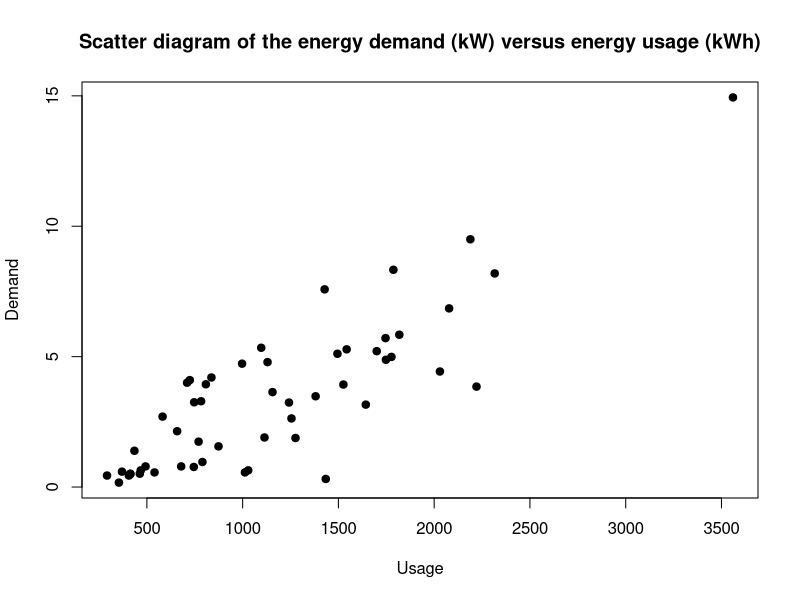
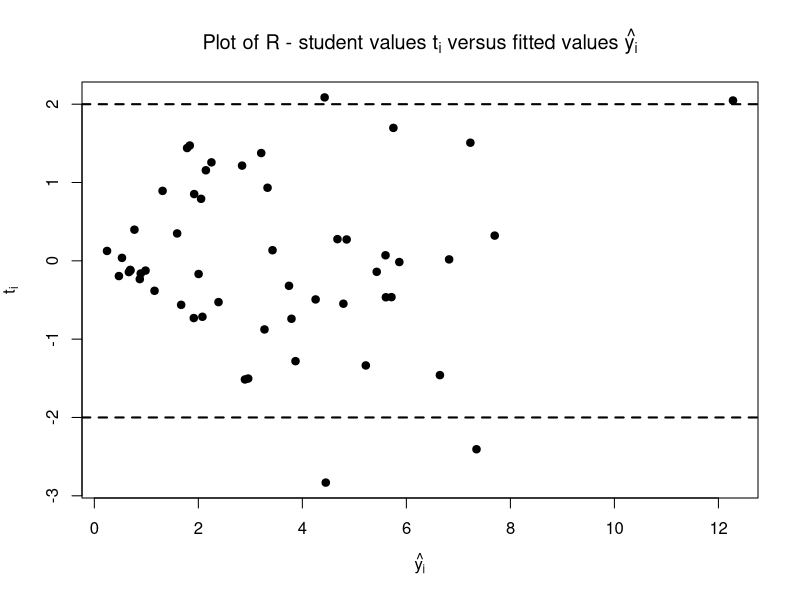
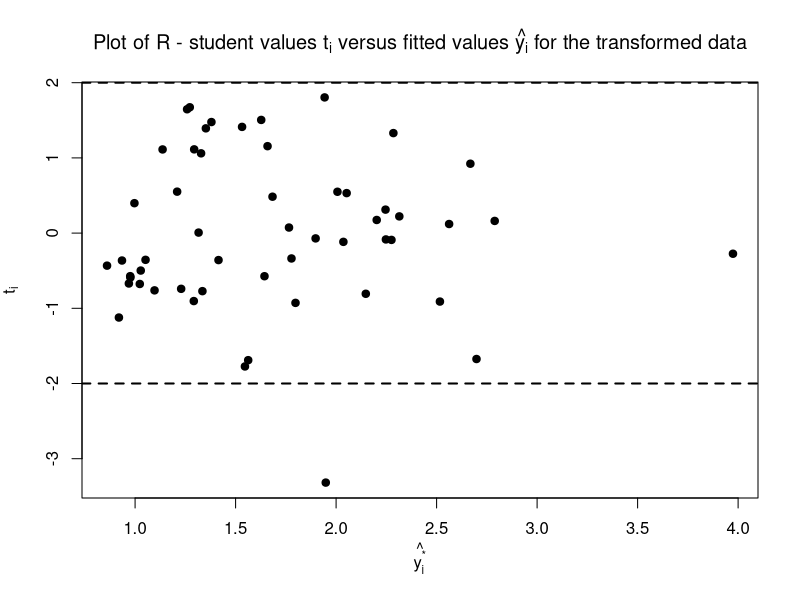
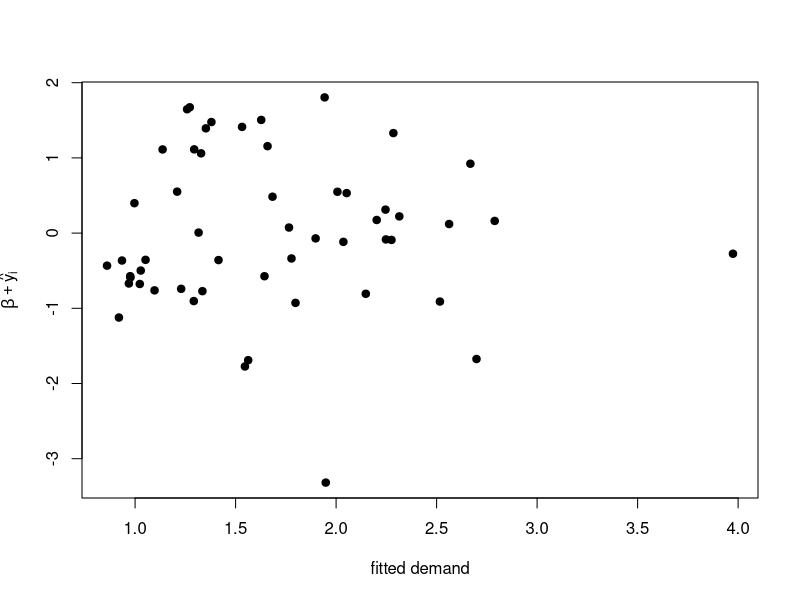

These figures' R source, in order:
#### Applied Linear Regression ####
### Introduction to Linear Regression Analysis ####

library(magrittr)
library(MASS)

### ch5 Transformations and Weighting to Correct Model Inadequacies ####

## Example 5.1 The Electric Utility Data ####

setwd("C:/Users/zuoch/OneDrive/Desktop/Applied Regression Analysis")

electric <- read.table("electric.txt", header = TRUE, row.names = "Customer",
                       col.names = c("Customer", "Usage", "Demand"))

md1 <- lm(Demand ~ Usage, data = electric) 
summary(md1)

# table 5.3
anova(md1)

# Figure 5.1 ####

with(electric, plot(Usage, Demand, 
                    main = "Scatter diagram of the energy demand (kW) versus energy usage (kWh)",
                    pch = 19))

# square root transformation ####
electric$Demand_root <- (electric$Demand)^0.5

md2 <- lm(Demand_root ~ Usage, data = electric)
summary(md2)
anova(md2)

MASS::studres(md1)

# Figure 5.2 ####
plot(md1$fitted.values, rstudent(md1), pch = 19, 
     xlab = expression(hat(y[i])), ylab = expression(t[i]),
     main = expression(paste("Plot of R - student values ",t[i]," versus fitted values ",hat(y[i]))))
abline(h = c(-2,2), lwd = 2, lty = 2)

# Figure 5.3 ####
plot(md2$fitted.values, rstudent(md2), pch = 19, 
     xlab = expression(hat(y[i]^{"*"})), ylab = expression(t[i]),
     main = expression(paste("Plot of R - student values ",t[i]," versus fitted values ",hat(y[i])," for the transformed data")))
abline(h = c(-2,2), lwd = 2, lty = 2)
expression(beta)


plot(md2$fitted.values, rstudent(md2), pch = 19, 
     xlab = "fitted demand", ylab = expression(beta+hat(y[i])))
